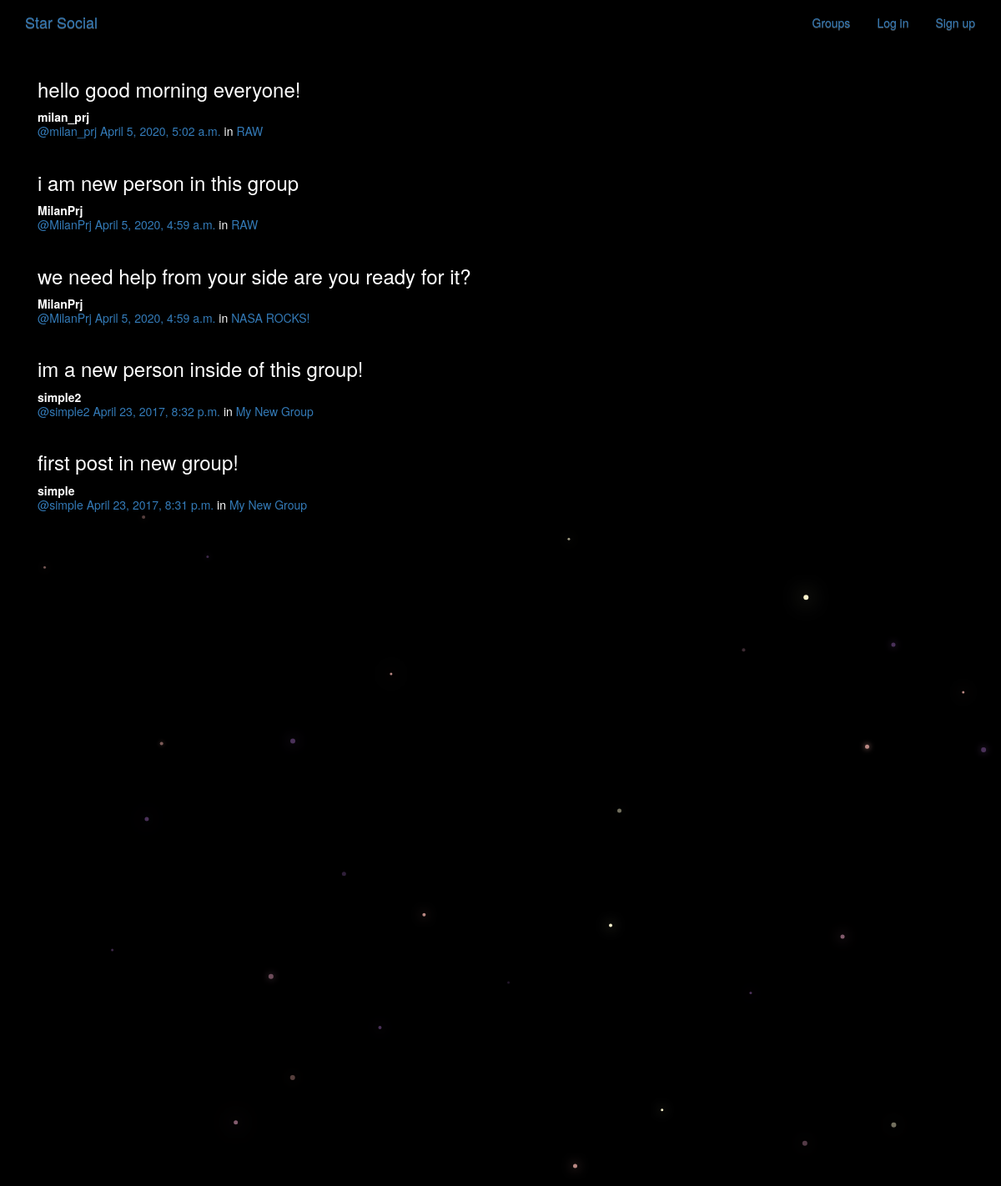
/posts/, run on the app's committed database.
### posts/models.py (models this page shows, shortened)
class Post(models.Model):
    user = models.ForeignKey(User, related_name="posts",on_delete=models.CASCADE)
    created_at = models.DateTimeField(auto_now=True)
    message = models.TextField()
    message_html = models.TextField(editable=False)
    group = models.ForeignKey(Group, related_name="posts",null=True, blank=True,on_delete=models.CASCADE)
    class Meta:
        ordering = ["-created_at"]
        unique_together = ["user", "message"]

### groups/models.py (models this page shows, shortened)
class Group(models.Model):
    name = models.CharField(max_length=255, unique=True)
    slug = models.SlugField(allow_unicode=True, unique=True)
    description = models.TextField(blank=True, default='')
    description_html = models.TextField(editable=False, default='', blank=True)
    members = models.ManyToManyField(User,through="GroupMember")
    class Meta:
        ordering = ["name"]

### posts/views.py (the view)
class PostList(SelectRelatedMixin, generic.ListView):
    model = models.Post
    select_related = ("user", "group")

### posts/templates/posts/post_list.html (shortened to what this page needs)
{% extends "posts/post_base.html" %}
{% load humanize %}
{% block post_content %}
<div class="col-md-8">
	{% for post in post_list %}
  {% include "posts/_post.html" %}
	{% endfor %}
</div>
{% endblock %}

### posts/templates/posts/_post.html (shortened to what this page needs)
<div class="post media">
	<h3>{{ post.message_html|safe }}</h3>
	<div class="media-body">
		<strong>{{ post.user.username }}</strong>
		<h5 class="media-heading">
			<span class="username"><a href="{% url 'posts:for_user' username=post.user.username %}">@{{ post.user.username }}</a></span>
			<time class="time"><a href="{% url 'posts:single' username=post.user.username pk=post.pk %}">{{ post.created_at }}</a></time>
			{% if post.group %}
			<span class="group-name">in <a href="#">{{ post.group.name }}</a></span>
			{% endif %}
		</h5>
	</div>
</div>

### static/simplesocial/css/master.css (style rules this page uses)
body { margin: 0; overflow: hidden; background-color: black; color:white; }

### data on the page
Post: message_html "hello good morning everyone!", user.username "milan_prj", created_at "April 5, 2020, 5:02 a.m.", group.name "RAW"
Post: message_html "i am new person in this group", user.username "MilanPrj", created_at "April 5, 2020, 4:59 a.m.", group.name "RAW"
Post: message_html "we need help from your side are you ready for it?", user.username "MilanPrj", created_at "April 5, 2020, 4:59 a.m.", group.name "NASA ROCKS!"
Post: message_html "im a new person inside of this group!", user.username "simple2", created_at "April 23, 2017, 8:32 p.m.", group.name "My New Group"
Post: message_html "first post in new group!", user.username "simple", created_at "April 23, 2017, 8:31 p.m.", group.name "My New Group"
